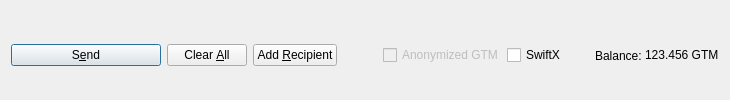
         <widget class="QFrame" name="frame_Send">
          <layout class="QHBoxLayout" name="horizontalLayout">
           <property name="bottomMargin">
            <number>0</number>
           </property>
           <item>
            <widget class="QPushButton" name="sendButton">
             <property name="minimumSize">
              <size>
               <width>150</width>
               <height>0</height>
              </size>
             </property>
             <property name="toolTip">
              <string>Confirm the send action</string>
             </property>
             <property name="text">
              <string>S&amp;end</string>
             </property>
             <property name="icon">
              <iconset resource="../gentarium.qrc">
               <normaloff>:/icons/send</normaloff>:/icons/send</iconset>
             </property>
             <property name="autoDefault">
              <bool>false</bool>
             </property>
             <property name="default">
              <bool>true</bool>
             </property>
            </widget>
           </item>
           <item>
            <widget class="QPushButton" name="clearButton">
             <property name="sizePolicy">
              <sizepolicy hsizetype="Minimum" vsizetype="Fixed">
               <horstretch>0</horstretch>
               <verstretch>0</verstretch>
              </sizepolicy>
             </property>
             <property name="toolTip">
              <string>Clear all fields of the form.</string>
             </property>
             <property name="text">
              <string>Clear &amp;All</string>
             </property>
             <property name="icon">
              <iconset resource="../gentarium.qrc">
               <normaloff>:/icons/remove</normaloff>:/icons/remove</iconset>
             </property>
             <property name="autoDefault">
              <bool>false</bool>
             </property>
            </widget>
           </item>
           <item>
            <widget class="QPushButton" name="addButton">
             <property name="toolTip">
              <string>Send to multiple recipients at once</string>
             </property>
             <property name="text">
              <string>Add &amp;Recipient</string>
             </property>
             <property name="icon">
              <iconset resource="../gentarium.qrc">
               <normaloff>:/icons/add</normaloff>:/icons/add</iconset>
             </property>
             <property name="autoDefault">
              <bool>false</bool>
             </property>
            </widget>
           </item>
           <item>
            <spacer name="horizontalSpacer">
             <property name="orientation">
              <enum>Qt::Horizontal</enum>
             </property>
             <property name="sizeHint" stdset="0">
              <size>
               <width>40</width>
               <height>20</height>
              </size>
             </property>
            </spacer>
           </item>
           <item>
            <layout class="QHBoxLayout" name="horizontalLayout_2">
             <property name="spacing">
              <number>3</number>
             </property>
             <item>
              <widget class="QCheckBox" name="checkzGTM">
               <property name="enabled">
                <bool>false</bool>
               </property>
               <property name="text">
                <string>Anonymized GTM</string>
               </property>
              </widget>
             </item>
             <item>
              <widget class="QCheckBox" name="checkSwiftTX">
               <property name="enabled">
                <bool>true</bool>
               </property>
               <property name="minimumSize">
                <size>
                 <width>85</width>
                 <height>0</height>
                </size>
               </property>
               <property name="text">
                <string>SwiftX</string>
               </property>
              </widget>
             </item>
             <item>
              <widget class="QLabel" name="label">
               <property name="text">
                <string>Balance:</string>
               </property>
              </widget>
             </item>
             <item>
              <widget class="QLabel" name="labelBalance">
               <property name="sizePolicy">
                <sizepolicy hsizetype="Preferred" vsizetype="Fixed">
                 <horstretch>0</horstretch>
                 <verstretch>0</verstretch>
                </sizepolicy>
               </property>
               <property name="cursor">
                <cursorShape>IBeamCursor</cursorShape>
               </property>
               <property name="text">
                <string notr="true">123.456 GTM</string>
               </property>
               <property name="textInteractionFlags">
                <set>Qt::LinksAccessibleByMouse|Qt::TextSelectableByKeyboard|Qt::TextSelectableByMouse</set>
               </property>
              </widget>
             </item>
            </layout>
           </item>
          </layout>
         </widget>
